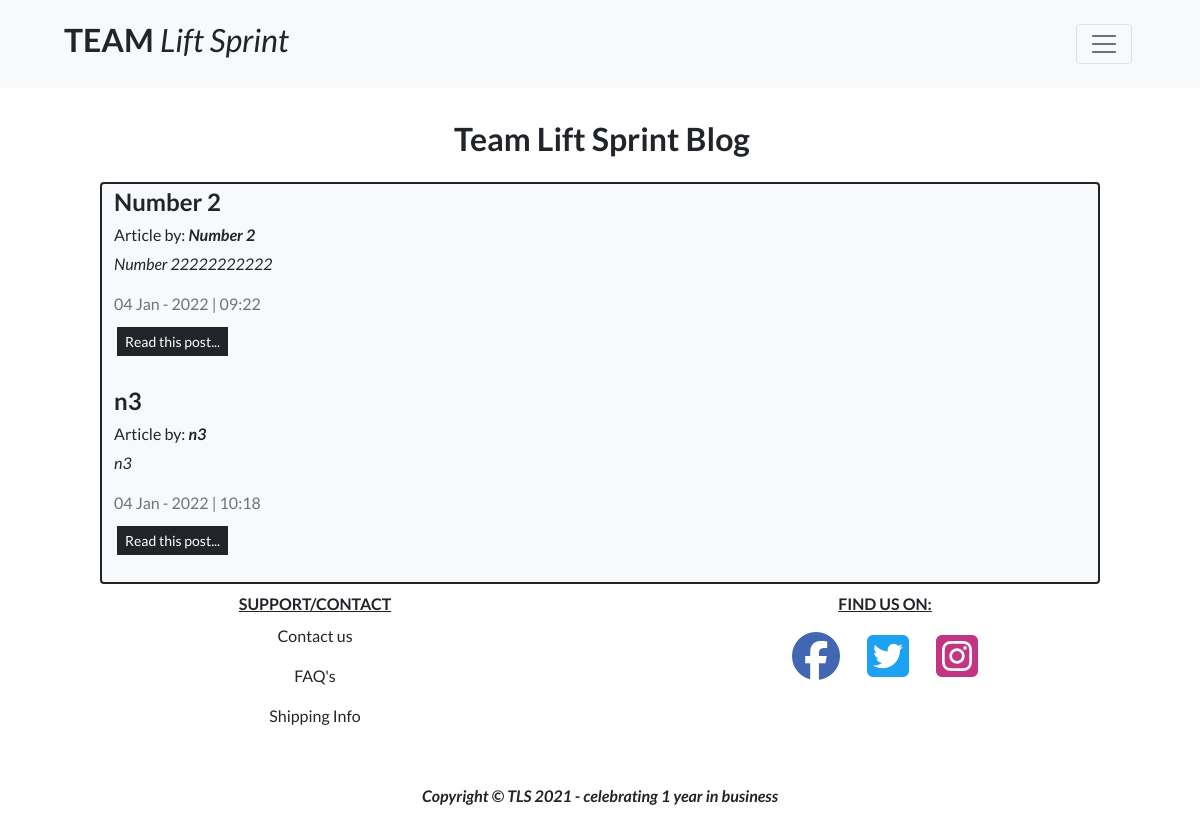
The page /blog/ on the database as committed earlier.
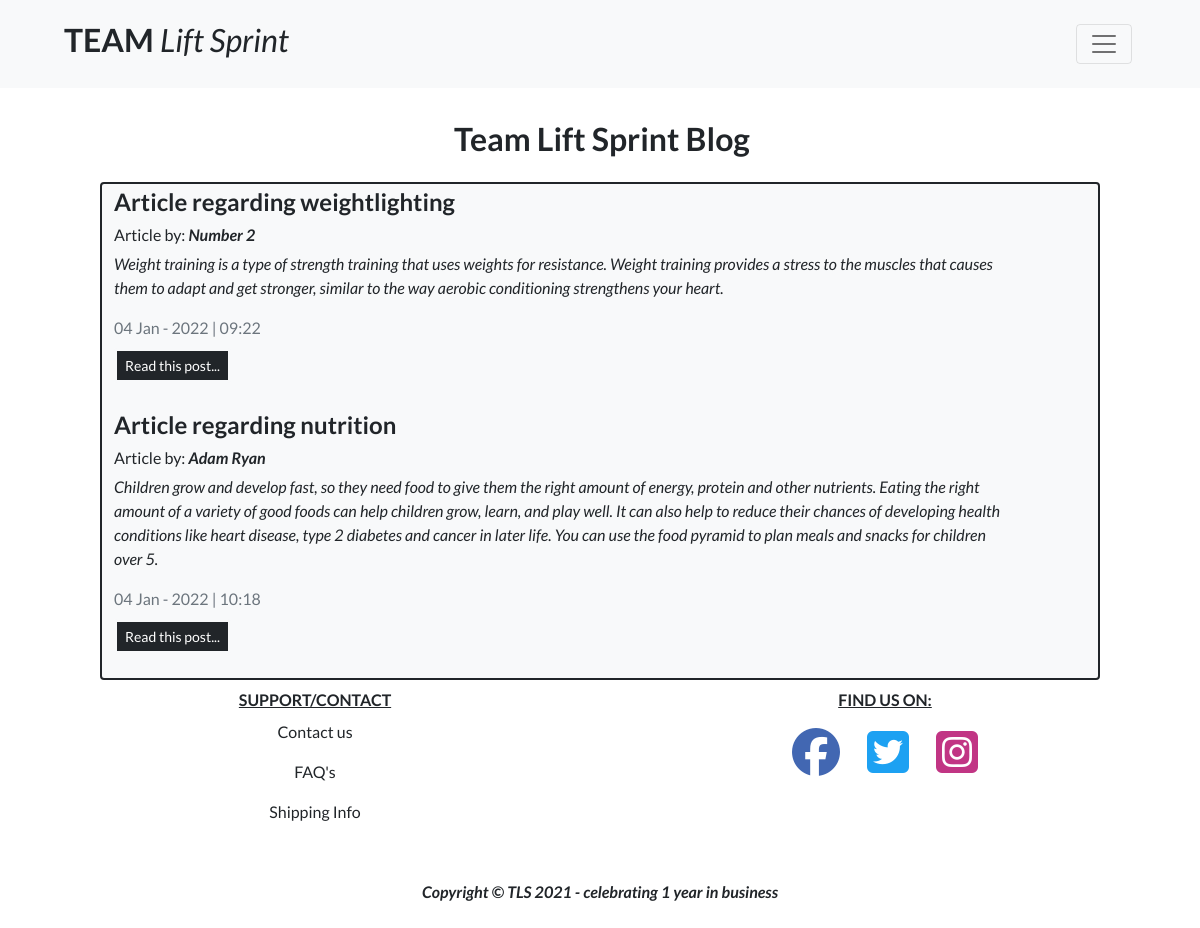
The same page on the database as committed later.
### blog/models.py (models this page shows, shortened)
class Post(models.Model):
    blog = models.ForeignKey(
        Blog, related_name="posts", on_delete=models.CASCADE)
    title = models.CharField(max_length=100)
    slug = models.SlugField()
    author = models.CharField(max_length=255)
    intro = models.TextField()
    article = models.TextField()
    date_added = models.DateTimeField(auto_now_add=True)

### blog/views.py (the view)
# urls.py: path('', views.blog, name='blog'),
def blog(request):
    posts = Post.objects.all()
    template = 'blog/blog.html'
    context = {
        'posts': posts,
    }
    return render(request, template, context)

### bag/contexts.py (called while the page is built, shortened)
def bag_contents(request):
    bag_items = []
    total = 0
    product_count = 0
    bag = request.session.get('bag', {})
    if total < settings.FREE_DELIVERY_THRESHOLD:
        delivery = total * Decimal(settings.STANDARD_DELIVERY_PERCENTAGE / 100)
        free_delivery_delta = settings.FREE_DELIVERY_THRESHOLD - total
    else:
        delivery = 0
        free_delivery_delta = 0
    grand_total = delivery + total
    context = {
        'bag_items': bag_items,
        'total': total,
        'product_count': product_count,
        'delivery': delivery,
        'free_delivery_delta': free_delivery_delta,
        'free_delivery_threshold': settings.FREE_DELIVERY_THRESHOLD,
        'grand_total': grand_total,
    }
    return context

### blog/templates/blog/blog.html (shortened to what this page needs)
{% extends "base.html" %}
{% load static %}
{% block page_header %}
    <div class="container position-relative pt-5 p-2 g-0">
    </div>
{% endblock %}
{% block content %}
    <div class="container position-relative pt-5 g-0">
        <div class="row">
            <div class="col">
                <h2 class="fw-bold text-center text-capitalize mb-4 mt-3 ms-1">Team Lift Sprint Blog
                </h2>
            </div>
        </div>
    </div>
    <div class="container col-10">
        <div class="row bg-light text-dark border border-dark rounded-2 border-2">
            {% for post in posts %}
                {% if posts %}
                <div class="col-8 mt-1">
                    <h4 class = "fw-bold">{{ post.title }}</h4>
                </div>
                <div class="col-8">
                    <h6>Article by: <i><strong>{{ post.author }}</strong></i></h6>
                </div>
                <div class="col-11">
                    <p><i>{{ post.intro }}</i></p>
                </div>
                <div class="col-8">
                    <div class="text-muted">{{ post.date_added | date:"d M - Y | h:i"}}</div>
                </div>
                <div class="row pb-2 mt-2 mb-3">
                    <div class="col-8">
                        <a href="{% url 'post_detail'  post.slug %}" class="btn btn-dark border-light border-3 btn-sm">Read this post...</a>
                    </div>
                </div>
            {% else %}
                <h3>No Posts Available</h3>
            {% endif %}
            {% endfor %}
        </div>
    </div>
{% endblock %}

### templates/base.html (shortened to what this page needs)
{% load static %}
<!doctype html>
<html lang="en">
  <head>
    {% block corecss %}
    <link rel="stylesheet" href="https://cdn.jsdelivr.net/npm/bootstrap@5.0.2/dist/css/bootstrap.min.css">
    <link rel="stylesheet" href="{% static 'css/base.css' %}">
    {% endblock %}
  </head>
  <body>
    <nav class="navbar navbar-expand-xxl navbar-light bg-light fixed-top p-3">
      <div class="container-fluid px-4 px-lg-5">
        <a class="navbar-brand" href="{% url 'home' %}">
          <h2 class="text-dark site-title"><strong class="text-uppercase">Team </strong><i>Lift Sprint</i></h2>
        </a>
        <button class="navbar-toggler ms-1 ms-lg-0 me-1" type="button" data-bs-toggle="collapse"
          data-bs-target="#navbarSupportedContent" aria-controls="navbarSupportedContent" aria-expanded="false"
          aria-label="Toggle navigation"><span class="navbar-toggler-icon"></span></button>
      </div>
    </nav>
    {% block page_header %}
    {% endblock %}
    {% block content %}
    {% endblock %}
    {% block page_footer %}
    <footer>
      <div class="container">
        <div class="row">
          <div class="col-md-6 col-sm-12 text-center mt-2 my-auto">
            <ul class="list-unstyled">
              <li class = "fw-bold text-uppercase"><u>Support/Contact</u></li>
              <li><a class="nav-link text-dark" href="{% url 'contact' %}" alt="Contact us">Contact us</a></li>
              <li><a class="nav-link text-dark" href="{% url 'faq' %}" alt="FAQ">FAQ's</a></li>
              <li><a class="nav-link text-dark" href="{% url 'shipping_info' %}" alt="Shipping info">Shipping Info</a></li>
            </ul>
          </div>
          <div class="col-md-6 col-sm-12 text-center mt-2">
            <ul class="list-unstyled">
              <li class = "fw-bold text-uppercase"><u>Find us on:</u></li>
            </ul>
            <ul class="list-inline mb-0">
              <li class="list-inline-item me-4">
                <a href="https://www.facebook.com/" rel="noopener" target="_blank" aria-label="facebook link"><i class="fab fa-facebook fa-3x" style="color:#4267B2"></i></a>
              </li>
              <li class="list-inline-item me-4">
                <a href="https://twitter.com/" rel="noopener" target="_blank" aria-label="twitter link"><i class="fab fa-twitter-square fa-3x" style="color:#1DA1F2"></i></a>
              </li>
              <li class="list-inline-item">
                <a href="https://www.instagram.com/" rel="noopener" target="_blank" aria-label="instagram link"><i class="fab fa-instagram-square fa-3x" style="color:#C13584"></i></a>
              </li>
            </ul>
          </div>
        </div>
        <br>
        <div class="row">
          <div class="col text-center my-auto">
            <p class="mt-2 m-0 fst-italic fw-bold">Copyright &copy; TLS 2021 - celebrating 1 year in business</p>
            <br>
          </div>
        </div>
      </div>
    </footer>
    {% endblock %}
  </body>
</html>

### static/css/base.css (style rules this page uses)
html { height: 100%; }
body { font-family: 'Lato'; }

Rows that differ between the two databases and show on the page:
changed Post "Number 2": title "Number 2" → "Article regarding weightlighting"; intro "Number 22222222222" → "Weight training is a type of strength training that uses weights for resistance. Weight training provides a stress to the muscles that causes them to adapt and get stronger, similar to the way aerobic conditioning strengthens your heart."
changed Post: title "n3" → "Article regarding nutrition"; author "n3" → "Adam Ryan"; intro "n3" → "Children grow and develop fast, so they need food to give them the right amount of energy, protein and other nutrients. Eating the right amount of a variety of good foods can help children grow, learn, and play well. It can also help to reduce their chances of developing health conditions like heart disease, type 2 diabetes and cancer in later life. You can use the food pyramid to plan meals and snacks for children over 5."
